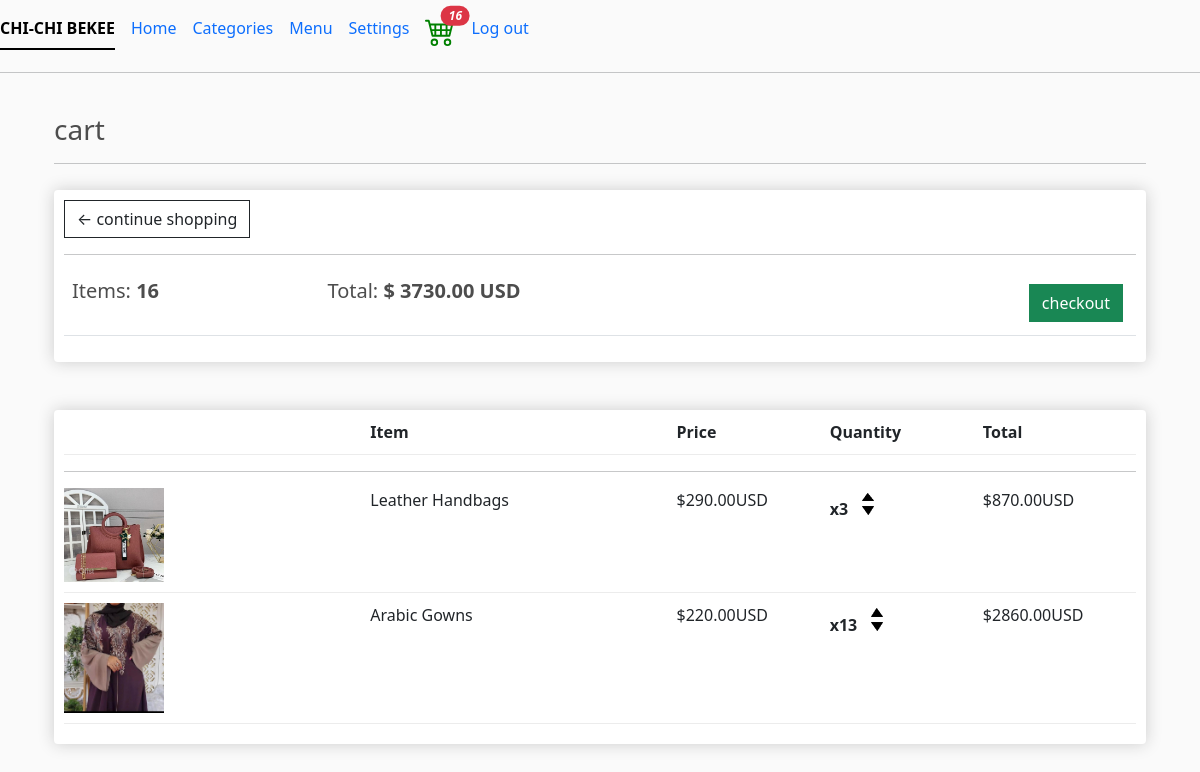
The app's page /cart/ (signed in), older data.
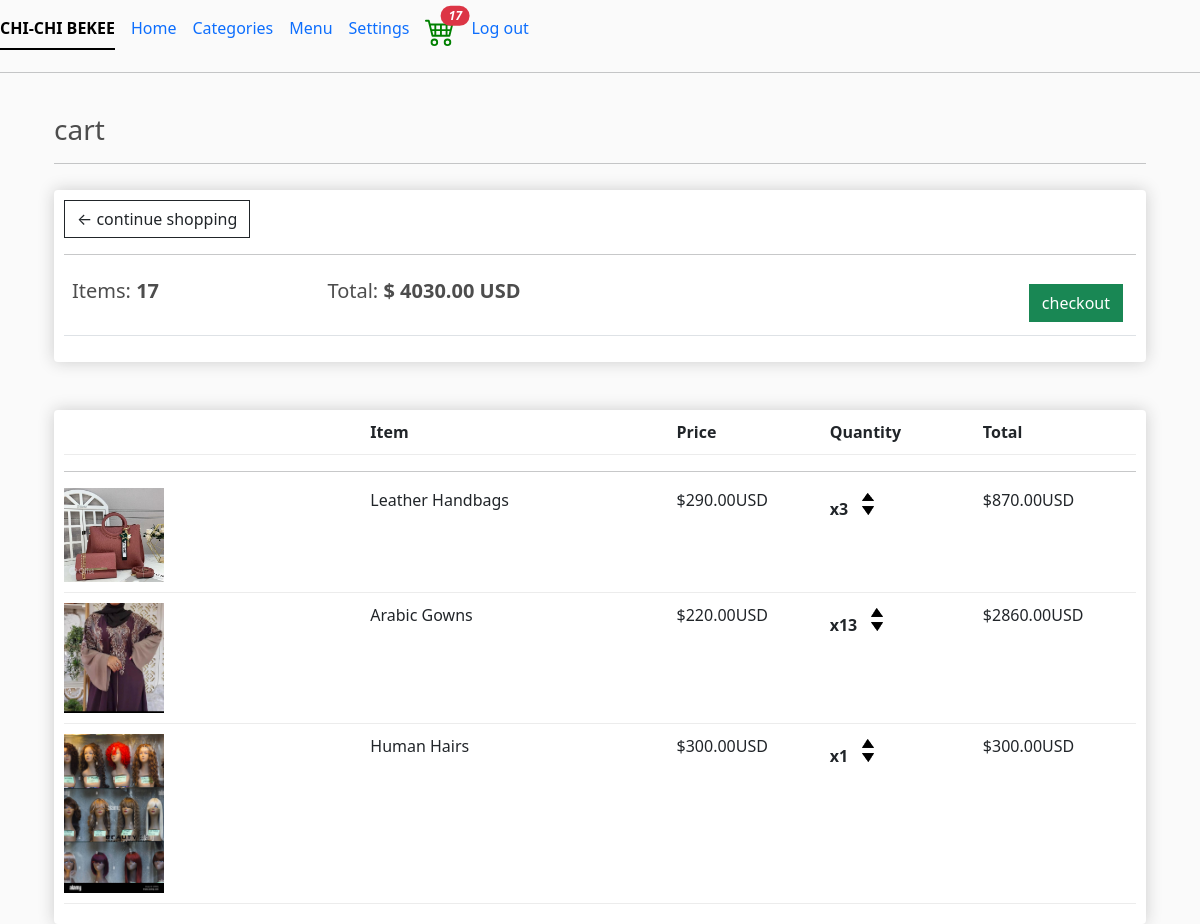
The same page, newer data.
### fruits/models.py (models this page shows, shortened)
class Order(models.Model):
    customer =models.ForeignKey(Customer, on_delete=models.SET_NULL, null=True, blank=True)
    date_ordered = models.DateTimeField("Date", auto_now_add=True)
    complete = models.BooleanField(default=False)
    transaction_id = models.CharField("Transaction Id", max_length=100, null=True)
    @property
    def get_cart_total(self):
        orderitems = self.orderitem_set.all()
        total = sum([item.get_total for item in orderitems])
        return total
    @property
    def get_cart_items(self):
        orderitems = self.orderitem_set.all()
        total = sum ([item.quantity for item in orderitems])
        return total

class OrderItem(models.Model):
    product = models.ForeignKey(Product, on_delete=models.SET_NULL, null=True)
    order = models.ForeignKey(Order, on_delete=models.SET_NULL, null=True)
    quantity = models.IntegerField("Quantity", default=0, null=True, blank=True)
    date_added = models.DateTimeField(auto_now_add=True)
    @property
    def get_total(self):
        total = self.product.price * self.quantity
        return total

class Product(models.Model):
    name = models.CharField("Name:", max_length=200)
    sizes = models.CharField("Sizes:", max_length=300)
    price = models.DecimalField("Price:",max_digits=7, decimal_places=2)
    digital = models.BooleanField(default=False,null=True,blank=True)
    image = models.ImageField(null=True, blank=True)
    @property
    def imageURL(self):
        try:
            url = self.image.url
        except:
            url = ''
        return url

### fruits/views.py (the view)
# urls.py: path('cart/', views.cart, name='cart'),
def cart(request):
    data = cartData(request)
    cartItems = data['cartItems']
    order = data['order']
    items = data['items']
    context = {'items':items, 'order':order, 'cartItems':cartItems}
    return render(request, 'cart.html', context)

### fruits/utils.py (called while the page is built)
def cartData(request):
    if request.user.is_authenticated:
        customer = request.user.customer
        order, created = Order.objects.get_or_create(customer=customer, complete=False)
        items = order.orderitem_set.all()
        cartItems = order.get_cart_items
    else:
        cookieData = cookieCart(request)
        cartItems = cookieData['cartItems']
        order = cookieData['order']
        items = cookieData['items']
    return {'cartItems':cartItems,'order':order,'items':items}

### fruits/templates/cart.html
{% extends 'main.html' %}
{% load static %}
{% block content %}
<div class="container">
     <h3>cart</h3>
     <hr>
     <div class="row">
          <div class="col-lg-12">
               <div class="box-element">
                    <a href="{% url 'fruits:store'%}" class="btn btn-outline-dark">&#x2190;  continue shopping</a>
                    <br>
                    <hr>
                    <table class="table">
                         <tr>
                         <th><h5>Items: <strong>{{order.get_cart_items}}</strong></h5></th>
                         <th><h5>Total: <strong>$ {{order.get_cart_total|floatformat:2}} USD </strong></h5></th>
                         <th>
                              <a class="btn btn-success" style="float:right; margin:5px;"
                              href="{% url 'fruits:checkout'%}">checkout</a>
                         </th>
                         </tr>
                    </table>
               </div>
               <br>
               <br>
               <div class="box-element">
                    <div class="cart-row">
                         <div style="flex:2"></div>
                         <div style="flex:2"><strong>Item</strong></div>
                         <div style="flex:1"><strong>Price</strong></div>
                         <div style="flex:1"><strong>Quantity</strong></div>
                         <div style="flex:1"><strong>Total</strong></div>
                    </div>
                    <hr>
                    {% for item in items   %}
                    <div class="cart-row">
                         <div style="flex:2"><img src="{{item.product.imageURL}}"
                              class="row-image"></div>
                         <div style="flex:2">{{item.product.name}}</div>
                         <div style="flex:1">${{item.product.price|floatformat:2}}USD</div>
                         <div style="flex:1">
                              <p class="quantity">x{{item.quantity}}</p>
                              <div class="quantity">
                                   <img data-product={{item.product.id}} data-action="add" class="chg-quantity update-cart" src="{% static 'images/arrow-up.png' %}">
                                   <img data-product={{item.product.id}} data-action="remove" class="chg-quantity update-cart" src="{% static 'images/arrow-down.png' %}">
                              </div>
                         </div>
                         <div style="flex:1">${{item.get_total}}USD</div>
                    </div>
                    {% endfor %}
               </div>
          </div>
     </div>
</div>
{% endblock content %}

Row changes from the older to the newer data that the page shows:
computed for Order: get_cart_items "16" → "17"; get_cart_total "3730.00" → "4030.00"
added OrderItem: product.imageURL (picture), product.name "Human Hairs", product.price "300.00", quantity "1", get_total "300.00"
Text that changed along with them:
{{ cartItems }}: "16" → "17"
